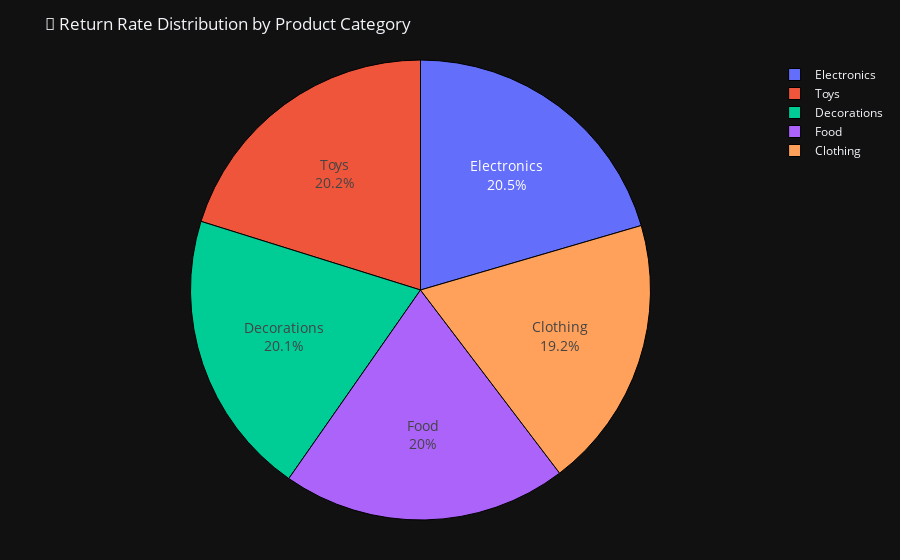

Here is the notebook cell this chart was saved with:
### Code cell
# Calculate return rate per category
category_returns = df.groupby('Category')['ReturnFlag'].mean().reset_index()

# Convert return rates to percentages (optional for clarity)
category_returns['ReturnRate (%)'] = category_returns['ReturnFlag'] * 100

fig = go.Figure(go.Pie(
    labels=category_returns['Category'],
    values=category_returns['ReturnRate (%)'],
    hoverinfo='label+percent+value',
    textinfo='label+percent',
    textfont=dict(size=14),
    marker=dict(line=dict(color='black', width=1))
))

# layout Adjustment
fig.update_layout(
    title="🎯 Return Rate Distribution by Product Category",
    template='plotly_dark',
    margin=dict(t=60, b=40)
)

fig.show()

### Figure 1 — Plotly figure (JSON) as saved in the notebook; plotly's stock layout.template omitted (floating-point values rounded to 4 significant figures)
{"data": [{"hoverinfo": "label+percent+value", "labels": ["Clothing", "Decorations", "Electronics", "Food", "Toys"], "marker": {"line": {"color": "black", "width": 1}}, "textfont": {"size": 14}, "textinfo": "label+percent", "type": "pie", "values": [48.46, 50.83, 51.73, 50.63, 50.97]}], "layout": {"margin": {"b": 40, "t": 60}, "title": {"text": "🎯 Return Rate Distribution by Product Category"}}}
